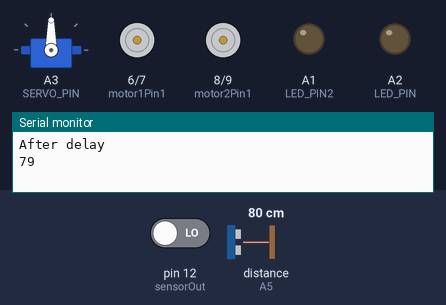
The sketch below on a simulated Arduino Uno, built with avr-gcc and run on an emulated ATmega328P. Shown: servo, motor-driver pin pairs drawn as motors (green arrow = first pin HIGH = forward, orange = second pin HIGH = backward, longer = more drive, scaled by the enable pin), output pins drawn as LEDs (lit = HIGH), the last lines printed to the serial monitor. The test bench sets the inputs (shaded band); at power-on: distance to the obstacle (sensor on A5) 80 cm, pin 12 (sensorOut) LOW. The echo pulse lasts 58.3 µs per cm; pins used as bus, display or sensor lines are not drawn.

Above: at 13.2 s.
13.3 s: distance to the obstacle (sensor on A5) set to 22 cm
At 16.3 s:
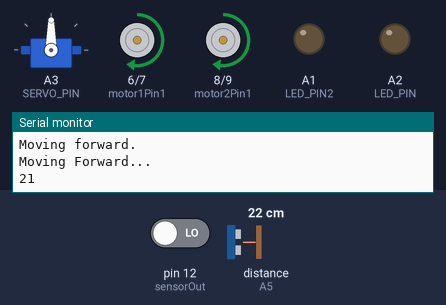
19.4 s: distance to the obstacle (sensor on A5) set to 18 cm
At 25.9 s:
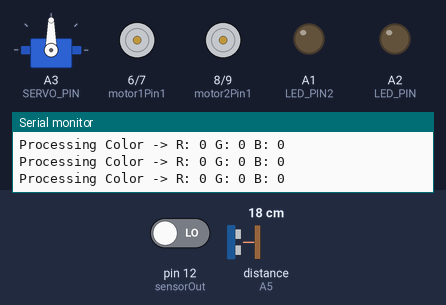
Timing chart, 0 to 27.4 s (numbered marks = the images above; inputs shaded):
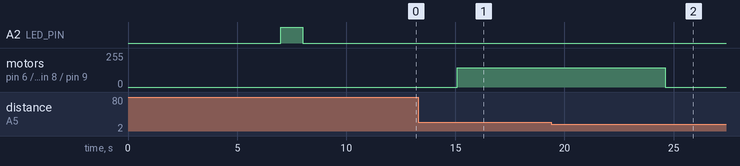

Measured:
- the behaviour switches between 21 and 20 cm on distance to the obstacle (sensor on A5) (found by bisection; images 1 and 2)
- after the input at 19.4 s, motor on pin 6 (motor1Pin1) / pin 7 (motor1Pin2), motor on pin 8 (motor2Pin1) / pin 9 (motor2Pin2): forward 145/255 → stopped after 5.2 s

The sketch:

colourtest.ino
```cpp
#include <Servo.h>  // Include Servo library

#define SERVO_PIN A3  // Servo connected to Analog Pin A3
Servo myServo;  // Create Servo object


// ========== MOTOR DRIVER PIN DEFINITIONS ==========
#define motor1Pin1 6   // Right motor forward control
#define motor1Pin2 7   // Right motor backward control
#define motor2Pin1 8   // Left motor forward control
#define motor2Pin2 9   // Left motor backward control
#define EN_B 10  // PWM speed control for left motor
#define EN_A 11  // PWM speed control for right motor

// ========== MOTOR SPEED CONFIGURATION ==========
int motorSpeedLeft = 145;
int motorSpeedRight = 145;

// ========== COLOR SENSOR PIN DEFINITIONS ==========
#define S0 2  // Frequency scaling pin
#define S1 3  // Frequency scaling pin
#define S2 5  // Color select pin
#define S3 4  // Color select pin
#define sensorOut 12  // Output pin for color sensor frequency signal

// SONAR SENSOR
#define trigPin A4
#define echoPin A5


#define LED_PIN A2  // Define LED pin
#define LED_PIN2 A1 // Deine led pin 2

int red = 0, green = 0, blue = 0;

// Circular queue for last detected colors
#define QUEUE_SIZE 7
String colorQueue[QUEUE_SIZE];
int colorIndex = 0;

// ========== TURN AND TIMER CONFIGURATION ==========
#define turn_value 800  // Delay time for turning (adjust for accuracy)

unsigned long startTime = 0;
unsigned long stopTime = 0;
bool timerRunning = false;

int sequence = 0;
String stableColor = "BLACK";
String detectedColor = "BLACK";


void setup() {
    delay(5000);
    // Set motor control pins as outputs
    pinMode(EN_A, OUTPUT);
    pinMode(motor1Pin1, OUTPUT);
    pinMode(motor1Pin2, OUTPUT);
    pinMode(motor2Pin1, OUTPUT);
    pinMode(motor2Pin2, OUTPUT);
    pinMode(EN_B, OUTPUT);

    myServo.attach(SERVO_PIN);
    myServo.write(90);
    // Set color sensor pins
    pinMode(S0, OUTPUT);
    pinMode(S1, OUTPUT);
    digitalWrite(S0, HIGH);
    digitalWrite(S1, LOW);
    pinMode(S2, OUTPUT);
    pinMode(S3, OUTPUT);
    pinMode(sensorOut, INPUT);

    pinMode(trigPin, OUTPUT);
    pinMode(echoPin, INPUT);

      pinMode(LED_PIN, OUTPUT);  // Set A2 as an OUTPUT4
      pinMode(LED_PIN2, OUTPUT);  // Set A2 as an OUTPUT

    delay(2000);

    digitalWrite(LED_PIN, HIGH);  // Turn LED ON
    delay(1000);                  // Wait 1 second
    digitalWrite(LED_PIN, LOW);   // Turn LED OFF
    delay(1000);

    Serial.begin(9600);

    // Initialize color queue
    for (int i = 0; i < QUEUE_SIZE; i++) {
        colorQueue[i] = "BLACK";
    }

    delay(3000);
    Serial.println("After delay");


}

void loop() {
    // Read color values
    long distance = getDistance();
    Serial.println(distance);
    red = getColorReading(LOW, LOW);
    green = getColorReading(HIGH, HIGH);
    blue = getColorReading(LOW, HIGH);


     if (distance > 19 || distance==0) {
        Serial.println("Moving forward.");
        moveForward();
    }
    else {
        Serial.println("Wall detected! Stopping.");
        stopMotors();
        delay(1000);
        for(int i=0;i<10;i++){
          detectedColor = identifyColor(red, green, blue);
          // colorQueue[colorIndex] = detectedColor;
          // colorIndex = (colorIndex + 1) % QUEUE_SIZE;
          // stableColor = getStableColor();

        }
        // Serial.println("Stable Detected Color: ");
        // Serial.println(stableColor);

        if(detectedColor=="RED"){
          uTurn();
          delay(1000);


        }
        else if(detectedColor=="BLUE"){
          turnLeft();
          delay(1000);

        }
        else if(detectedColor=="GREEN"){
          turnRight();
          delay(1000);

        }
        else if(detectedColor=="BLACK"){
          stopMotors();
          Serial.println("FINISHED");
          delay(20000);

        }
    }
    delay(100);


}

// SONAR
long getDistance() {
    digitalWrite(trigPin, LOW);
    delayMicroseconds(2);
    digitalWrite(trigPin, HIGH);
    delayMicroseconds(10);
    digitalWrite(trigPin, LOW);

    long duration = pulseIn(echoPin, HIGH);
    return duration * 0.0343 / 2; // Convert to cm
}
// ========== COLOR DETECTION FUNCTIONS ==========


int getColorReading(int s2State, int s3State) {
    digitalWrite(S2, s2State);
    digitalWrite(S3, s3State);
    delay(25);
    return pulseIn(sensorOut, LOW);
}

String identifyColor(int r, int g, int b) {
    Serial.print("Processing Color -> R: ");
    Serial.print(r);
    Serial.print(" G: ");
    Serial.print(g);
    Serial.print(" B: ");
    Serial.println(b);

    // Threshold to determine black
    int blackThreshold = 300;

    if (r < blackThreshold && g < blackThreshold && b < blackThreshold) {
        return "BLACK";  // All low values mean black
    }

    // Set dominance margin
    int dominanceMargin = 200;  // Adjust this based on sensor accuracy

    // Determine the dominant color
    if (g < r - 25 && g < b - 25) {
      Serial.print("GREEM");
        return "GREEN";
    }
     if (r < g - 400 && r < b - 400) {
      Serial.print("RED");
        return "RED";
    }
    if (b < r - dominanceMargin && b < g - dominanceMargin) {
      Serial.print("BLUE");
        return "BLUE";
    }
    Serial.print("black");
    return "BLACK";  // Default to black if no strong dominance
}


String getStableColor() {
    int redCount = 0, greenCount = 0, blueCount = 0, blackCount = 0;

    // Count occurrences of each color in the queue
    for (int i = 0; i < QUEUE_SIZE; i++) {
        if (colorQueue[i] == "RED") redCount++;
        else if (colorQueue[i] == "GREEN") greenCount++;
        else if (colorQueue[i] == "BLUE") blueCount++;
        else if (colorQueue[i] == "BLACK") blackCount++;
    }

    // Print occurrences for debugging
    Serial.print("Color Counts -> R: ");
    Serial.print(redCount);
    Serial.print(" G: ");
    Serial.print(greenCount);
    Serial.print(" B: ");
    Serial.print(blueCount);
    Serial.print(" Black: ");
    Serial.println(blackCount);

    // Return the most frequent color (only if it appears in at least 50% of the queue)
    int majorityThreshold = QUEUE_SIZE / 2;

    if (redCount > majorityThreshold) return "GREEN";
    if (greenCount > majorityThreshold) return "BLUE";
    if (blueCount > majorityThreshold) return "RED";
    return "BLACK";  // Default to BLACK if no majority
}
// ========== MOVEMENT FUNCTIONS ==========
void moveForward() {
    Serial.println("Moving Forward...");
    analogWrite(EN_A, motorSpeedLeft);
    analogWrite(EN_B, motorSpeedRight);
    digitalWrite(motor1Pin1, HIGH);
    digitalWrite(motor1Pin2, LOW);
    digitalWrite(motor2Pin1, HIGH);
    digitalWrite(motor2Pin2, LOW);
}

void stopMotors() {
    Serial.println("Stopping Motors...");
    digitalWrite(motor1Pin1, LOW);
    digitalWrite(motor1Pin2, LOW);
    digitalWrite(motor2Pin1, LOW);
    digitalWrite(motor2Pin2, LOW);
}

void reverseMotors(unsigned long duration) {
    Serial.println("Reversing...");
    analogWrite(EN_A, motorSpeedLeft);
    analogWrite(EN_B, motorSpeedRight);
    digitalWrite(motor1Pin1, LOW);
    digitalWrite(motor1Pin2, HIGH);
    digitalWrite(motor2Pin1, LOW);
    digitalWrite(motor2Pin2, HIGH);
    delay(duration);
    stopMotors();
}

void turnLeft() {
    reverseMotors(500);
    Serial.println("Turning Left...");
    analogWrite(EN_A, motorSpeedLeft);
    analogWrite(EN_B, motorSpeedRight);
    digitalWrite(motor1Pin1, LOW);
    digitalWrite(motor1Pin2, HIGH);
    delay(200);
    digitalWrite(motor2Pin1, HIGH);
    digitalWrite(motor2Pin2, LOW);
    delay(turn_value);
    stopMotors();
}

void turnRight() {
    reverseMotors(500);

    Serial.println("Turning Left...");
    analogWrite(EN_A, motorSpeedLeft);
    analogWrite(EN_B, motorSpeedRight);
    digitalWrite(motor2Pin1, LOW);
    digitalWrite(motor2Pin2, HIGH);
    delay(200);
    digitalWrite(motor1Pin1, HIGH);
    digitalWrite(motor1Pin2, LOW);
    delay(turn_value);
    stopMotors();
}

void uTurn() {
    reverseMotors(100);

    Serial.println("Turning around...");
    analogWrite(EN_A, motorSpeedLeft);
    analogWrite(EN_B, motorSpeedRight);
    digitalWrite(motor2Pin1, LOW);
    digitalWrite(motor2Pin2, HIGH);
    digitalWrite(motor1Pin1, HIGH);
    digitalWrite(motor1Pin2, LOW);
    delay(turn_value*2);
    stopMotors();
}
```
